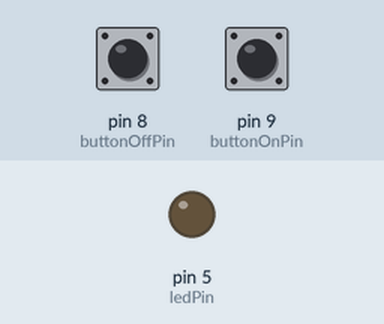
Simulated run of this sketch. Board: Arduino Uno, built with avr-gcc and run on an emulated ATmega328P. Parts: output pins drawn as LEDs (lit = HIGH). The inputs (shaded band) are chosen by the test bench; at power-on: pin 9 (buttonOnPin) HIGH, pin 8 (buttonOffPin) HIGH.

Above: at 1.2 s.
1.3 s: pin 9 (buttonOnPin) pulled LOW for 0.15 s
At 1.6 s:
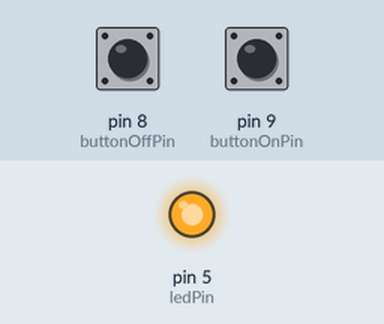
2.9 s: pin 8 (buttonOffPin) pulled LOW for 0.15 s
At 4.0 s:
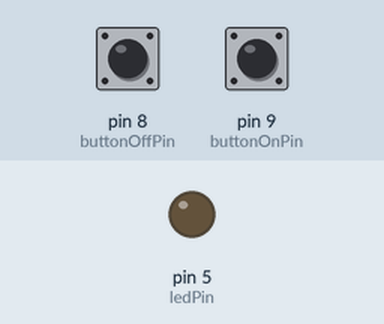
4.5 s: pin 9 (buttonOnPin) pulled LOW for 1 s
At 5.2 s:
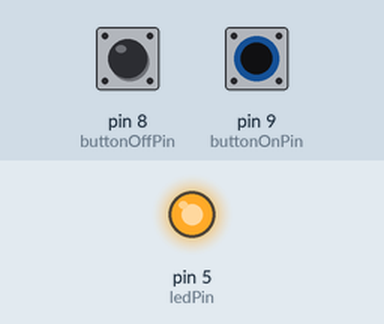
7.0 s: pin 8 (buttonOffPin) driven LOW and pin 9 (buttonOnPin) driven LOW
At 7.4 s:
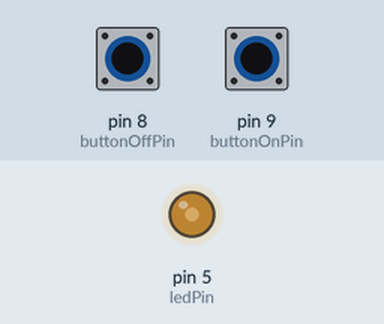
8.5 s: pin 8 (buttonOffPin) driven HIGH
At 9.3 s:
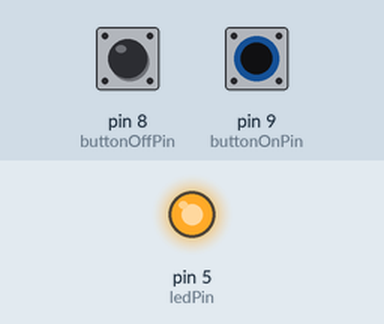
Timing chart, 0 to 11.0 s (numbered marks = the images above; inputs shaded):
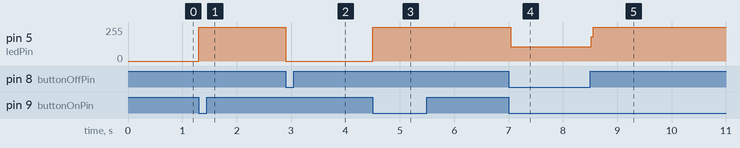

The sketch:

Lesson-5-Inputs.ino
```cpp
int ledPin = 5;
int buttonOffPin = 8;
int buttonOnPin = 9;

void setup() {
  // put your setup code here, to run once:
  pinMode(ledPin, OUTPUT);
  pinMode(buttonOffPin, INPUT_PULLUP);
  pinMode(buttonOnPin, INPUT_PULLUP);

}

void loop() {
  // put your main code here, to run repeatedly:

    if(digitalRead(buttonOnPin) == LOW ){
      digitalWrite(ledPin, HIGH);
    }

    if(digitalRead(buttonOffPin) == LOW){
        digitalWrite(ledPin, LOW);
    }
}
```

Measured:
- after the input at 1.3 s, pin 5 (ledPin): 0/255 → 255/255 at once
- after the input at 2.9 s, pin 5 (ledPin): 255/255 → 0/255 at once
- after the input at 4.5 s, pin 5 (ledPin): 0/255 → 255/255 at once
- after the input at 7.0 s, pin 5 (ledPin): 255/255 → 108/255 at once
- after the input at 8.5 s, pin 5 (ledPin): 108/255 → 255/255 at once
